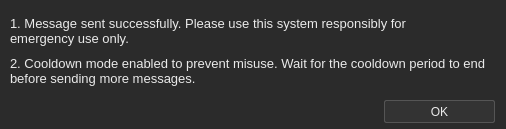
<?xml version="1.0" encoding="UTF-8"?>
<ui version="4.0">
 <class>Form</class>
 <widget class="QWidget" name="Form">
  <property name="geometry">
   <rect>
    <x>0</x>
    <y>0</y>
    <width>506</width>
    <height>129</height>
   </rect>
  </property>
  <property name="minimumSize">
   <size>
    <width>285</width>
    <height>100</height>
   </size>
  </property>
  <property name="maximumSize">
   <size>
    <width>1000</width>
    <height>1000</height>
   </size>
  </property>
  <property name="windowTitle">
   <string>Notification Dispatched</string>
  </property>
  <property name="windowIcon">
   <iconset>
    <normaloff>mainICo.png</normaloff>mainICo.png</iconset>
  </property>
  <property name="styleSheet">
   <string notr="true">QWidget {
    color: #eaeaea;
    background-color: #2b2b2b;
    selection-background-color: #3daee9;
    selection-color: #eaeaea;
}

QHeaderView::section {
    background-color: #3b3b3b;
    color: #eaeaea;
    padding: 5px;
}

QTabWidget::pane {
    border: 1px solid #222222;
    background-color: #2b2b2b;
}

QTabBar::tab {
    background-color: #2b2b2b;
    color: #eaeaea;
    padding: 8px;
    margin-right: 1px;
    border-top-left-radius: 4px;
    border-top-right-radius: 4px;
}

QTabBar::tab:selected, QTabBar::tab:hover {
    background-color: #3daee9;
    color: #eaeaea;
}

QLineEdit, QTextEdit, QPlainTextEdit, QListView, QTableView, QTreeView {
    background-color: #333333;
    color: #eaeaea;
    selection-background-color: #3daee9;
    selection-color: #eaeaea;
    border: 1px solid #555555;
    border-radius: 2px;
    padding: 2px;
}

QProgressBar {
    border: 1px solid #222222;
    border-radius: 5px;
    background-color: #555555;
    color: #eaeaea;
}

QProgressBar::chunk {
    background-color: #3daee9;
    width: 5px;
    margin: 0.5px;
}

QPushButton {
    color: #eaeaea;
    background-color: #333333;
    border: 1px solid #555555;
    padding: 5px;
    border-radius: 2px;
}

QPushButton:hover {
    background-color: #3daee9;
    color: #eaeaea;
}

QToolButton {
    color: #eaeaea;
    background-color: #333333;
    border: 1px solid #555555;
    padding: 5px;
    border-radius: 2px;
}

QToolButton:hover, QToolButton:checked {
    background-color: #3daee9;
    color: #eaeaea;
}

QComboBox {
    color: #eaeaea;
    background-color: #333333;
    border: 1px solid #555555;
    padding: 2px;
    border-radius: 2px;
    min-width: 6em;
}

QComboBox::drop-down {
    subcontrol-origin: padding;
    subcontrol-position: top right;
    width: 20px;
    border-left-width: 1px;
    border-left-color: #555555;
    border-left-style: solid;
}

QComboBox::down-arrow {
    image: url(arrow-down.png);
    width: 10px;
    height: 10px;
}

QComboBox::down-arrow:hover {
    image: url(arrow-down-hover.png);
}

QScrollBar {
    border: 1px solid #222222;
    background-color: #2b2b2b;
}

QScrollBar:horizontal {
    height: 15px;
    margin: 3px 15px 3px 15px;
}

QScrollBar:vertical {
width: 15px;
margin: 15px 3px 15px 3px;
}

QScrollBar::handle {
background-color: #555555;
border-radius: 5px;
}

QScrollBar::handle:hover {
background-color: #3daee9;
}

QScrollBar::add-page, QScrollBar::sub-page {
background-color: #2b2b2b;
}

QScrollBar::add-line, QScrollBar::sub-line {
border: 1px solid #222222;
background-color: #555555;
}

QCheckBox, QRadioButton {
color: #eaeaea;
}

QCheckBox::indicator, QRadioButton::indicator {
width: 15px;
height: 15px;
border: 1px solid #555555;
border-radius: 2px;
background-color: #333333;
}

QCheckBox::indicator:disabled, QRadioButton::indicator:disabled {
border-color: #777777;
background-color: #444444;
}

QCheckBox::indicator:checked, QRadioButton::indicator:checked {
background-color: #3daee9;
border-color: #3daee9;
}

QMenuBar {
background-color: #2b2b2b;
color: #eaeaea;
}

QMenuBar::item {
padding: 2px 10px 2px 10px;
background-color: transparent;
}

QMenuBar::item:selected {
background-color: #3daee9;
color: #eaeaea;
}

QMenu {
background-color: #2b2b2b;
border: 1px solid #222222;
}

QMenu::item {
background-color: transparent;
padding: 2px 20px 2px 20px;
}

QMenu::item:selected {
background-color: #3daee9;
color: #eaeaea;
}

QTreeView::item:selected {
background-color: #3daee9;
color: #eaeaea;
}

QTreeView::item:hover {
background-color: #3daee9;
color: #eaeaea;
}

QHeaderView::section:pressed {
background-color: #3daee9;
}

QTableView::item:selected, QListView::item:selected, QTreeView::item:selected {
background-color: #3daee9;
color: #eaeaea;
}

QTableView::item:hover, QListView::item:hover, QTreeView::item:hover {
background-color: #3daee9;
color: #eaeaea;
}</string>
  </property>
  <widget class="QPushButton" name="okButton">
   <property name="geometry">
    <rect>
     <x>384</x>
     <y>100</y>
     <width>111</width>
     <height>23</height>
    </rect>
   </property>
   <property name="text">
    <string>OK</string>
   </property>
  </widget>
  <widget class="QLabel" name="label_2">
   <property name="geometry">
    <rect>
     <x>10</x>
     <y>10</y>
     <width>431</width>
     <height>41</height>
    </rect>
   </property>
   <property name="font">
    <font>
     <pointsize>10</pointsize>
    </font>
   </property>
   <property name="text">
    <string>1. Message sent successfully. Please use this system responsibly for emergency use only.</string>
   </property>
   <property name="wordWrap">
    <bool>true</bool>
   </property>
  </widget>
  <widget class="QLabel" name="label_3">
   <property name="geometry">
    <rect>
     <x>10</x>
     <y>50</y>
     <width>491</width>
     <height>41</height>
    </rect>
   </property>
   <property name="font">
    <font>
     <pointsize>10</pointsize>
    </font>
   </property>
   <property name="text">
    <string>2. Cooldown mode enabled to prevent misuse. Wait for the cooldown period to end before sending more messages.</string>
   </property>
   <property name="wordWrap">
    <bool>true</bool>
   </property>
  </widget>
 </widget>
 <resources/>
 <connections/>
</ui>
